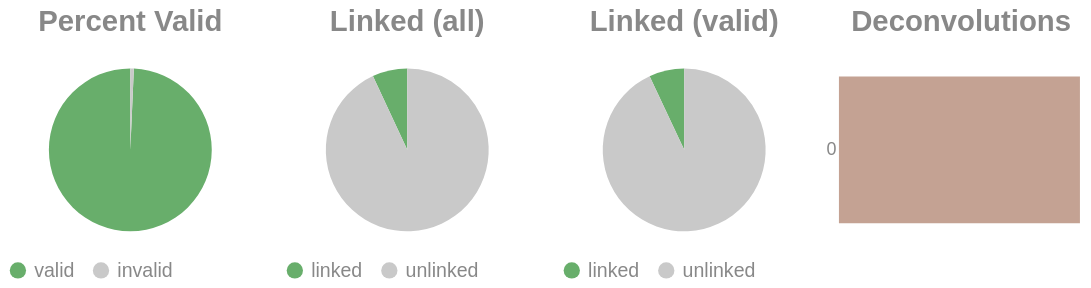

The cell this chart's notebook holds for it:
### Code cell
if SKIPLR:
    pass
else:
    clash = Counter()
    for i in valids['molecule'].to_list():
        _mol = i.split("-")
        if len(_mol) == 1:
            clash.update('0')
        else:
            clash.update(_mol[-1])

    _d = {"deconvolutions": [], 'count': []}
    for k,v in clash.items():
        _d['deconvolutions'].append(k)
        _d['count'].append(v)

    tot_valid = valids['reads'].sum()
    mask = valids['reads'] >= 2
    n_linked_reads = valids.filter(mask)['reads'].sum()
    if n_linked_reads == 0:
        print_html("No linked molecules (>=2 reads) were detected; skipping linked-only distributions.")
        SKIPLR = True
    else:
        perc_valid = round(tot_valid / n_reads, 4)
        linked_perc_abs = round(n_linked_reads / n_reads, 4)
        linked_perc = round(n_linked_reads / tot_valid, 4)

    _valid = pl.DataFrame({"valids": ['valid', 'invalid'], "count": [tot_valid, n_reads - tot_valid]})
    _linked_abs = pl.DataFrame({"linked (absolute)": ['linked', 'unlinked'], "count": [n_linked_reads, n_reads - n_linked_reads]})
    _linked_rel = pl.DataFrame({"linked (valids)": ['linked', 'unlinked'], "count": [n_linked_reads, tot_valid - n_linked_reads]})

    (
        alt.hconcat(
            piechart(_valid, goodval = 'valid', title = "Percent Valid"),
            piechart(_linked_abs, goodval = "linked", title =  "Linked (all)"),
            piechart(_linked_rel, goodval = "linked", title =  "Linked (valid)"),
            convolutionbar(pl.DataFrame(_d), title = "Deconvolutions"),
            center = True,
            bounds = 'flush'
        )
        .resolve_scale(color='independent')
        .resolve_legend('independent')
        .properties(usermeta={'embedOptions': {"actions": False}})
    ).display()

### Figure 1 — Vega-Lite specification as saved in the notebook (floating-point values rounded to 4 significant figures)
{"width": "container", "height": 400, "config": {"title": {"anchor": "start", "dy": -15, "fontSize": 18, "color": "#888888", "subtitleColor": "#888888", "subtitleFontSize": 14}, "arc": {"fill": "#0072B2"}, "axis": {"domainColor": "#888888", "domainWidth": 0.5, "gridWidth": 0.2, "grid": false, "titleFontWeight": 400, "titleFontSize": 15, "labelFontSize": 11, "labelColor": "#888888", "tickColor": "#888888", "tickWidth": 0.2, "titleColor": "#888888"}, "axisBand": {"grid": false}, "axisX": {"grid": true, "tickSize": 10, "domainCap": "round"}, "axisY": {"domain": false, "grid": true, "tickSize": 0, "domainCap": "round"}, "background": "transparent", "header": {"labelFontSize": 15, "labelColor": "#888888", "titleFontSize": 15, "titleFontWeight": 600, "titleColor": "#888888"}, "legend": {"labelFont": "sans-serif", "labelFontSize": 12, "labelColor": "#888888", "symbolSize": 100, "symbolType": "circle", "titleFontSize": 12, "titlePadding": 10, "titleColor": "#888888", "title": null}, "range": {"category": ["#E69F00", "#56B4E9", "#009E73", "#F0E442", "#0072B2", "#D55E00", "#CC79A7", "#000000"], "diverging": ["#cfe8f3", "#a2d4ec", "#73bfe2", "#46abdb", "#1696d2", "#12719e"]}, "area": {"fill": "#0072B2", "fillOpacity": 0.7, "line": true, "strokeOpacity": 0.7}, "line": {"color": "#0072B2", "stroke": "#0072B2", "strokeWidth": 2}, "trail": {"color": "#0072B2", "stroke": "#0072B2", "strokeWidth": 0, "size": 1}, "point": {"filled": true, "fillOpacity": 1.0, "size": 95}, "text": {"color": "#888888", "fontSize": 11, "align": "right", "fontWeight": 400, "size": 11}, "bar": {"fill": "#0072B2", "stroke": null}, "view": {"stroke": null, "continuousWidth": 660, "continuousHeight": 400}}, "hconcat": [{"data": {"name": "data-e2b7a9578c3602fd2c833178f2d6e53e"}, "mark": {"type": "arc"}, "encoding": {"color": {"field": "valids", "legend": {"orient": "bottom", "title": null}, "scale": {"domain": ["valid", "invalid"], "range": ["#68ae6b", "#C9C9C9"]}, "title": "Valids", "type": "nominal"}, "theta": {"field": "count", "type": "quantitative"}, "tooltip": [{"field": "valids", "title": "Valids", "type": "ordinal"}, {"field": "percent", "format": ".2%", "title": "Percent", "type": "quantitative"}, {"field": "count", "title": "Count", "type": "quantitative"}]}, "height": 100, "title": {"text": "Percent Valid", "align": "center", "anchor": "middle"}, "transform": [{"calculate": "datum.count / 1649295", "as": "percent"}], "width": 150}, {"data": {"name": "data-ac6640ac44e9415c01e7fb8b3ecdcc6b"}, "mark": {"type": "arc"}, "encoding": {"color": {"field": "linked (absolute)", "legend": {"orient": "bottom", "title": null}, "scale": {"domain": ["linked", "unlinked"], "range": ["#68ae6b", "#C9C9C9"]}, "title": "Linked (Absolute)", "type": "nominal"}, "theta": {"field": "count", "type": "quantitative"}, "tooltip": [{"field": "linked (absolute)", "title": "Linked (Absolute)", "type": "ordinal"}, {"field": "percent", "format": ".2%", "title": "Percent", "type": "quantitative"}, {"field": "count", "title": "Count", "type": "quantitative"}]}, "height": 100, "title": {"text": "Linked (all)", "align": "center", "anchor": "middle"}, "transform": [{"calculate": "datum.count / 1649295", "as": "percent"}], "width": 150}, {"data": {"name": "data-40632724771a6054579f4f07d8957431"}, "mark": {"type": "arc"}, "encoding": {"color": {"field": "linked (valids)", "legend": {"orient": "bottom", "title": null}, "scale": {"domain": ["linked", "unlinked"], "range": ["#68ae6b", "#C9C9C9"]}, "title": "Linked (Valids)", "type": "nominal"}, "theta": {"field": "count", "type": "quantitative"}, "tooltip": [{"field": "linked (valids)", "title": "Linked (Valids)", "type": "ordinal"}, {"field": "percent", "format": ".2%", "title": "Percent", "type": "quantitative"}, {"field": "count", "title": "Count", "type": "quantitative"}]}, "height": 100, "title": {"text": "Linked (valid)", "align": "center", "anchor": "middle"}, "transform": [{"calculate": "datum.count / 1637872", "as": "percent"}], "width": 150}, {"data": {"name": "data-4042c6e6a6de971f7dadd6f106c09c2a"}, "mark": {"type": "bar"}, "encoding": {"color": {"field": "deconvolutions", "legend": null, "scale": {"scheme": "lightgreyred"}, "type": "nominal"}, "tooltip": [{"field": "deconvolutions", "title": "Deconvolutions", "type": "ordinal"}, {"field": "percent", "format": ".2%", "title": "Percent", "type": "quantitative"}, {"field": "count", "title": "Count", "type": "quantitative"}], "x": {"axis": null, "field": "count", "type": "quantitative"}, "y": {"field": "deconvolutions", "sort": "ascending", "title": null, "type": "nominal"}}, "height": 100, "title": {"text": "Deconvolutions", "align": "center", "anchor": "middle"}, "transform": [{"calculate": "datum.count / 1578057", "as": "percent"}], "width": 150}], "bounds": "flush", "center": true, "resolve": {"legend": {"angle": "independent"}, "scale": {"color": "independent"}}, "usermeta": {"embedOptions": {"actions": false}}, "$schema": "https://vega.github.io/schema/vega-lite/v6.1.0.json", "datasets": {"data-e2b7a9578c3602fd2c833178f2d6e53e": [{"valids": "valid", "count": 1637872}, {"valids": "invalid", "count": 11423}], "data-ac6640ac44e9415c01e7fb8b3ecdcc6b": [{"linked (absolute)": "linked", "count": 114316}, {"linked (absolute)": "unlinked", "count": 1534979}], "data-40632724771a6054579f4f07d8957431": [{"linked (valids)": "linked", "count": 114316}, {"linked (valids)": "unlinked", "count": 1523556}], "data-4042c6e6a6de971f7dadd6f106c09c2a": [{"deconvolutions": "0", "count": 1578057}]}}
